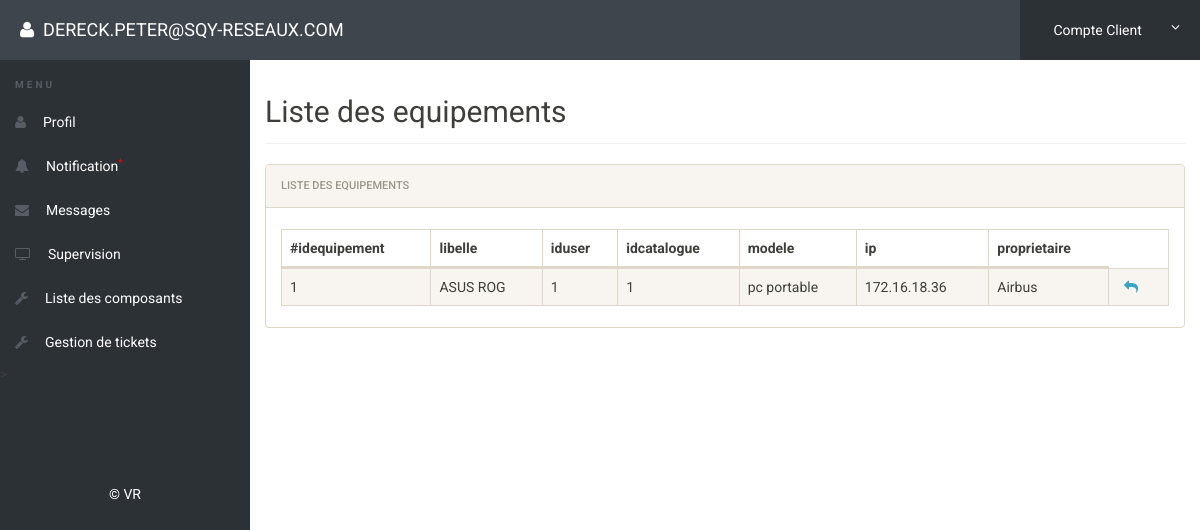
/composant.php (signed in), run on the app's committed database.
### tables this page shows
CREATE TABLE IF NOT EXISTS `equipement` (
  `idequipement` int(11) NOT NULL AUTO_INCREMENT,
  `libelle` varchar(255) NOT NULL,
  `iduser` int(11) NOT NULL,
  `idcatalogue` int(11) NOT NULL,
  `modele` varchar(100) NOT NULL,
  `ip` varchar(20) NOT NULL,
  `proprietaire` varchar(50) NOT NULL,
  PRIMARY KEY (`idequipement`),
  KEY `equipement_utilisateur_FK` (`iduser`),
  KEY `equipement_catalogue0_FK` (`idcatalogue`)
);

### composant.php (the view, shortened to what this page needs)
<?php
include('includes/config.php');
if(strlen($_SESSION['alogin'])==0)
	{
header('location:index.php');
}
else{
 ?>
<!doctype html>
<html lang="en" class="no-js">
<head>
	<link rel="stylesheet" href="css/font-awesome.min.css">
	<link rel="stylesheet" href="css/bootstrap.min.css">
	<link rel="stylesheet" href="css/dataTables.bootstrap.min.css">
	<link rel="stylesheet" href="css/bootstrap-social.css">
	<link rel="stylesheet" href="css/bootstrap-select.css">
	<link rel="stylesheet" href="css/fileinput.min.css">
	<link rel="stylesheet" href="css/awesome-bootstrap-checkbox.css">
	<link rel="stylesheet" href="css/style.css">
</head>
<body>
	<?php include('includes/header.php');?>
	<div class="ts-main-content">
		<?php include('includes/leftbar.php');?>
		<div class="content-wrapper">
			<div class="container-fluid">
				<div class="row">
					<div class="col-md-12">
						<h2 class="page-title">Liste des equipements</h2>
						<div class="panel panel-default">
							<div class="panel-heading">Liste des equipements</div>
							<div class="panel-body">
								<table id="zctb" class="display table table-striped table-bordered table-hover" cellspacing="0" width="100%">
									<thead>
										<tr>
										       <th>#idequipement</th>
												<th>libelle</th>
												<th>iduser</th>
                                                <th>idcatalogue</th>
                                                <th>modele</th>
											    <th>ip</th>
												<th>proprietaire</th>
										</tr>
									</thead>
									<tbody>
<?php
$sql = "SELECT * from  equipement;";
$query = $dbh -> prepare($sql);
$query->execute();
$results=$query->fetchAll(PDO::FETCH_OBJ);
$cnt=1;
if($query->rowCount() > 0)
{
foreach($results as $result)
{				?>
										<tr>
                                            <td><?php echo htmlentities($result->idequipement);?></td>
											<td><?php echo htmlentities($result->libelle);?></td>
                                            <td><?php echo htmlentities($result->iduser);?></td>
                                            <td><?php echo htmlentities($result->idcatalogue);?></td>
                                            <td><?php echo htmlentities($result->modele);?></td>
                                            <td><?php echo htmlentities($result->ip);?></td>
                                            <td><?php echo htmlentities($result->proprietaire);?></td>
<td>
<a href="sendreply.php?reply=<?php echo $result->sender;?>">&nbsp; <i class="fa fa-mail-reply"></i></a>&nbsp;&nbsp;
</td>
										</tr>
										<?php $cnt=$cnt+1; }} ?>
									</tbody>
								</table>
							</div>
						</div>
					</div>
				</div>
			</div>
		</div>
	</div>
</body>
</html>
<?php } ?>

### css/style.css (style rules this page uses)
html { font-size: 14px; }
@media only screen and (min-width: 480px) { html { font-size: 17px; } }
@media only screen and (min-width: 768px) { html { font-size: 14px; } }
body { font-size: 1em; }
a { color: #37a6c4; }
.panel { overflow: hidden; }
.page-title { padding-bottom: 15px; margin-bottom: 20px; border-bottom: 1px solid #f0f0f0; }
.ts-main-content .content-wrapper { padding-top: 15px; margin-top: 60px; }
@media only screen and (min-width: 992px) { .ts-main-content .content-wrapper { margin-left: 250px; } }

### data on the page
equipement: idequipement "1", libelle "ASUS ROG", iduser "1", idcatalogue "1", modele "pc portable", ip "172.16.18.36", proprietaire "Airbus"

### other printed values
$_SESSION['alogin'] "DERECK.PETER@SQY-RESEAUX.COM"
